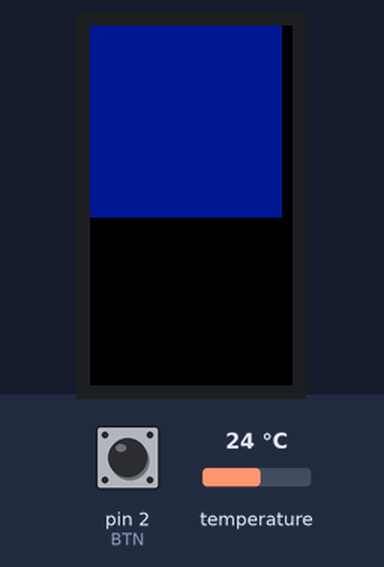
Recording of a sketch running on a simulated Arduino Uno, built with avr-gcc and run on an emulated ATmega328P. Shown: 135×240 colour display. The test bench sets the inputs (shaded band); at power-on: temperature 24 °C, pin 2 (BTN) HIGH.

Above: at 1.5 s.
1.6 s: temperature set to 12 °C
3.1 s: temperature set to 19 °C
At 3.7 s:
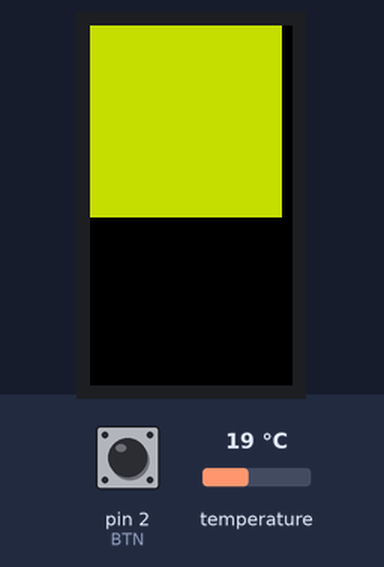
4.6 s: temperature set to 28 °C
At 4.9 s:
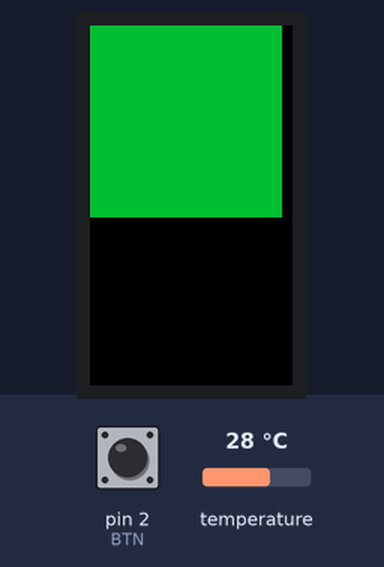
6.1 s: temperature set to 33 °C
At 7.3 s:
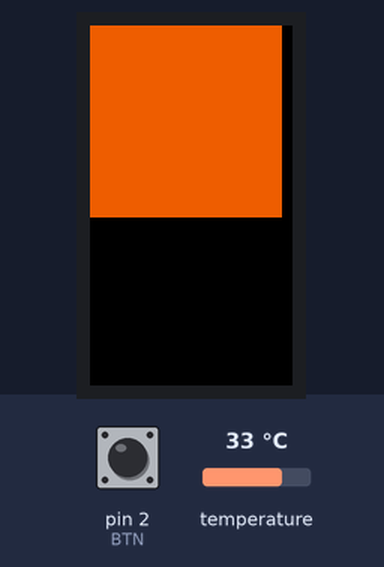
7.6 s: temperature set to 41 °C
At 9.0 s:
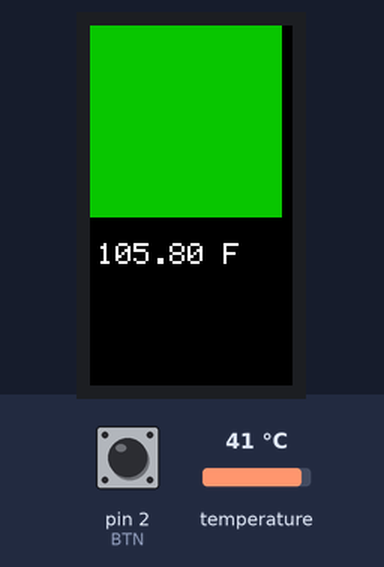
10.6 s: temperature set to 21 °C
At 12.0 s:
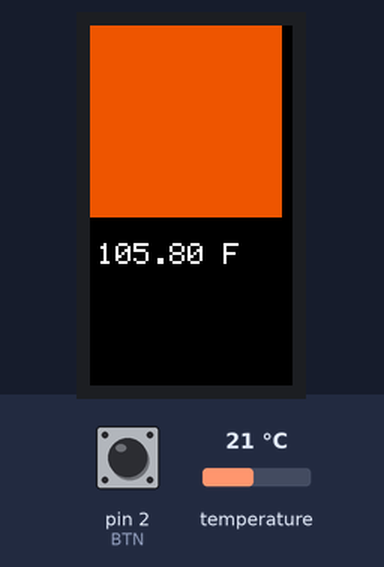
Timing chart, 0 to 13.2 s (numbered marks = the images above; inputs shaded):
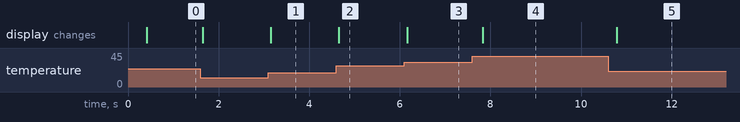

Measured:
- after the input at 3.1 s, the display: changes after 0.05 s (image 1)
- after the input at 4.6 s, the display: changes after 0.06 s (image 2)
- after the input at 6.1 s, the display: changes after 0.06 s (image 3)
- after the input at 7.6 s, the display: changes after 0.23 s (image 4)
- after the input at 10.6 s, the display: changes after 0.19 s (image 5)

The sketch:

NoContactTherm.ino
```cpp
#include <Adafruit_GFX.h>         // Core graphics library
#include <Adafruit_ST7789.h> // Hardware-specific library for ST7789
#include <SPI.h>
#include <Wire.h>
#include <Adafruit_AMG88xx.h>

#define SD_CS   11 // SD card select pin
#define TFT_CS  10 // TFT select pin
#define TFT_DC  7  // TFT display/command pin
#define TFT_RST 9  // Or set to -1 and connect to Arduino RESET pin
#define BTN     2  // Button to measure temp

//Comment this out to remove the text overlay
//#define SHOW_TEMP_TEXT

//low range of the sensor (this will be blue on the screen)
#define MINTEMP 22

//high range of the sensor (this will be red on the screen)
#define MAXTEMP 34

//the colors we will be using
const uint16_t camColors[] = {0x480F,
0x400F,0x400F,0x400F,0x4010,0x3810,0x3810,0x3810,0x3810,0x3010,0x3010,
0x3010,0x2810,0x2810,0x2810,0x2810,0x2010,0x2010,0x2010,0x1810,0x1810,
0x1811,0x1811,0x1011,0x1011,0x1011,0x0811,0x0811,0x0811,0x0011,0x0011,
0x0011,0x0011,0x0011,0x0031,0x0031,0x0051,0x0072,0x0072,0x0092,0x00B2,
0x00B2,0x00D2,0x00F2,0x00F2,0x0112,0x0132,0x0152,0x0152,0x0172,0x0192,
0x0192,0x01B2,0x01D2,0x01F3,0x01F3,0x0213,0x0233,0x0253,0x0253,0x0273,
0x0293,0x02B3,0x02D3,0x02D3,0x02F3,0x0313,0x0333,0x0333,0x0353,0x0373,
0x0394,0x03B4,0x03D4,0x03D4,0x03F4,0x0414,0x0434,0x0454,0x0474,0x0474,
0x0494,0x04B4,0x04D4,0x04F4,0x0514,0x0534,0x0534,0x0554,0x0554,0x0574,
0x0574,0x0573,0x0573,0x0573,0x0572,0x0572,0x0572,0x0571,0x0591,0x0591,
0x0590,0x0590,0x058F,0x058F,0x058F,0x058E,0x05AE,0x05AE,0x05AD,0x05AD,
0x05AD,0x05AC,0x05AC,0x05AB,0x05CB,0x05CB,0x05CA,0x05CA,0x05CA,0x05C9,
0x05C9,0x05C8,0x05E8,0x05E8,0x05E7,0x05E7,0x05E6,0x05E6,0x05E6,0x05E5,
0x05E5,0x0604,0x0604,0x0604,0x0603,0x0603,0x0602,0x0602,0x0601,0x0621,
0x0621,0x0620,0x0620,0x0620,0x0620,0x0E20,0x0E20,0x0E40,0x1640,0x1640,
0x1E40,0x1E40,0x2640,0x2640,0x2E40,0x2E60,0x3660,0x3660,0x3E60,0x3E60,
0x3E60,0x4660,0x4660,0x4E60,0x4E80,0x5680,0x5680,0x5E80,0x5E80,0x6680,
0x6680,0x6E80,0x6EA0,0x76A0,0x76A0,0x7EA0,0x7EA0,0x86A0,0x86A0,0x8EA0,
0x8EC0,0x96C0,0x96C0,0x9EC0,0x9EC0,0xA6C0,0xAEC0,0xAEC0,0xB6E0,0xB6E0,
0xBEE0,0xBEE0,0xC6E0,0xC6E0,0xCEE0,0xCEE0,0xD6E0,0xD700,0xDF00,0xDEE0,
0xDEC0,0xDEA0,0xDE80,0xDE80,0xE660,0xE640,0xE620,0xE600,0xE5E0,0xE5C0,
0xE5A0,0xE580,0xE560,0xE540,0xE520,0xE500,0xE4E0,0xE4C0,0xE4A0,0xE480,
0xE460,0xEC40,0xEC20,0xEC00,0xEBE0,0xEBC0,0xEBA0,0xEB80,0xEB60,0xEB40,
0xEB20,0xEB00,0xEAE0,0xEAC0,0xEAA0,0xEA80,0xEA60,0xEA40,0xF220,0xF200,
0xF1E0,0xF1C0,0xF1A0,0xF180,0xF160,0xF140,0xF100,0xF0E0,0xF0C0,0xF0A0,
0xF080,0xF060,0xF040,0xF020,0xF800,};

Adafruit_ST7789      tft    = Adafruit_ST7789(TFT_CS, TFT_DC, TFT_RST);

Adafruit_AMG88xx amg;
unsigned long delayTime;
float pixels[AMG88xx_PIXEL_ARRAY_SIZE];
float hotestPixel = 0;
uint16_t displayPixelWidth, displayPixelHeight;

int buttonState = 0;

void setup() {
    Serial.begin(9600);
    tft.init(135, 240);           // Init ST7789 135x240
    delay(100);
    tft.fillScreen(ST77XX_BLACK);
    //tft.setRotation(3);

    // Using using 135x135 instead of 135x240 to keep the pixel display square and center
    displayPixelWidth = 135 / 8;
    displayPixelHeight = 135 / 8;

    bool status;

    // initialize the pushbutton pin as an input:
    pinMode(BTN, INPUT_PULLUP);

    // default settings
    status = amg.begin();
    if (!status) {
        Serial.println("Could not find a valid AMG88xx sensor, check wiring!");
        while (1);
    }

    delay(100); // let sensor boot up

}

void loop() {
  //read all the pixels
  amg.readPixels(pixels);

  for(int i=0; i<AMG88xx_PIXEL_ARRAY_SIZE; i++){
    uint8_t colorIndex = map(pixels[i], MINTEMP, MAXTEMP, 0, 255);
    colorIndex = constrain(colorIndex, 0, 255);

    //draw the pixels!
    tft.fillRect(displayPixelHeight * floor(i / 8), displayPixelWidth * (i % 8),
        displayPixelHeight, displayPixelWidth, camColors[colorIndex]);

    #ifdef SHOW_TEMP_TEXT
    tft.setCursor( displayPixelHeight * floor(i / 8) + displayPixelHeight/2 - 12,
                   displayPixelWidth * (i % 8) + displayPixelHeight/2 - 4);
    tft.setTextColor(ST77XX_WHITE);
    tft.setTextSize(1);
    tft.print(pixels[i]);
    #endif

    //This will check the button's state. Whether it's being pushed or not. Pushed is high.
    buttonState = digitalRead(BTN);

    // If a pixel temperature is greater or equal the maxtemp and the button is being pushed...
    if(pixels[i] >= MAXTEMP && buttonState) {
      // If any of those pixels are greater than the hottest
      if(pixels[i] > hotestPixel) {
        hotestPixel = pixels[i];   // Store the greatest value
      }
      // Print the greatest value to the screen
      tft.setTextSize(2);
      tft.fillRect(5, 145, 90, 14, ST77XX_BLACK); // This line blacks out the old text.
      tft.setCursor(5, 145);
      tft.print((hotestPixel * 9 / 5) + 32); // i=temp in celcius. equation converts to Farenheit. Just print pixels[i] for celcius
      tft.print(" F"); // If using celcius change to C.
    }else if(hotestPixel > 0) {  // But if you are not pushing the button and hotestPixel still has a value, clear the variable to run again
      hotestPixel = 0;
    }
  }
}
```
